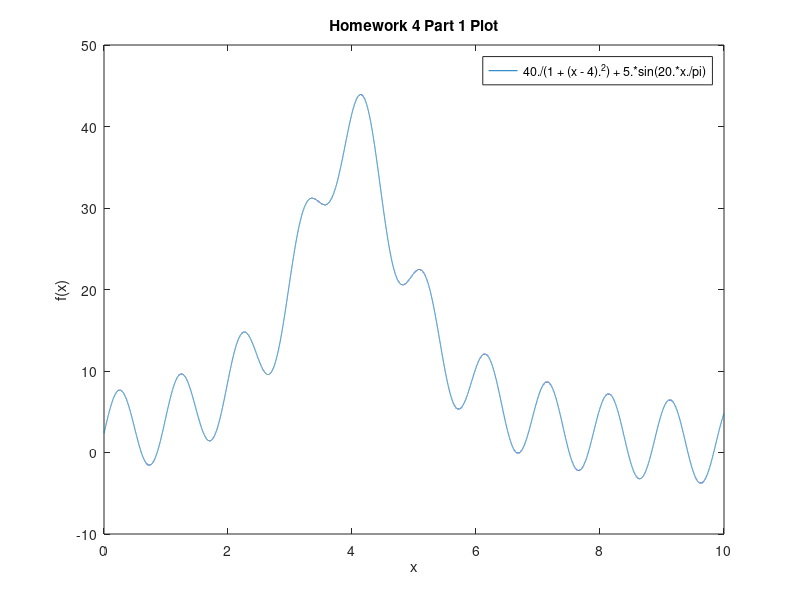

This chart was generated by the following MATLAB code:
% Shaun Mbateng %
% Homework 4_1.m %
% November 2, 2010 %
% This Part Plots f(x) Function %

clc
clear

disp('Shaun Mbateng')
disp('Homework 4 Part 1')
disp('November 2, 2010')
disp(' ')

fplot('40./(1 + (x - 4).^2) + 5.*sin(20.*x./pi)',[0,10])
xlabel('x')
ylabel('f(x)')
title('Homework 4 Part 1 Plot')
